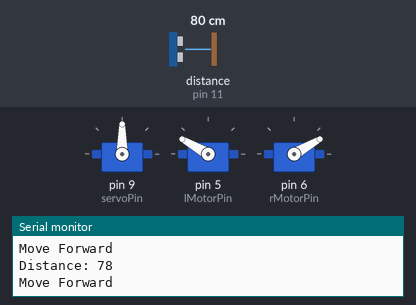
The sketch below on a simulated Arduino Uno, built with avr-gcc and run on an emulated ATmega328P. Parts: 3 × servo, the last lines printed to the serial monitor. Wiring (inferred from the names in the program): ultrasonic range finder: trigger pin 12; echo pin 11. The test bench sets the inputs (shaded band); at power-on: distance to the obstacle (sensor on pin 11) 80 cm. The echo pulse lasts 58.3 µs per cm; WiFi joins after 1.5 s; servers stay silent unless stated.

Above: at 3.0 s.
3.1 s: distance to the obstacle (sensor on pin 11) set to 29 cm
6.1 s: distance to the obstacle (sensor on pin 11) set to 24 cm
At 7.0 s:
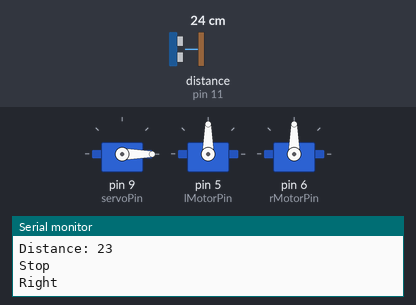
9.1 s: distance to the obstacle (sensor on pin 11) set to 35 cm
At 10.2 s:
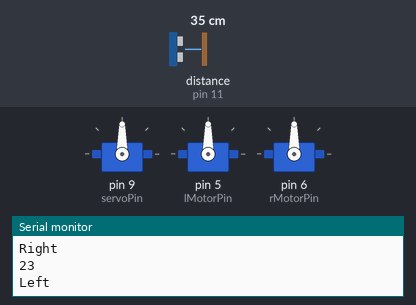
18.1 s: distance to the obstacle (sensor on pin 11) set to 2 cm
At 23.1 s:
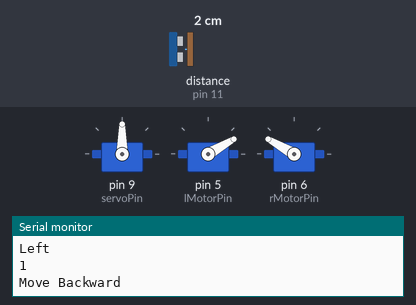
Timing chart, 0 to 29.1 s (numbered marks = the images above; inputs shaded):
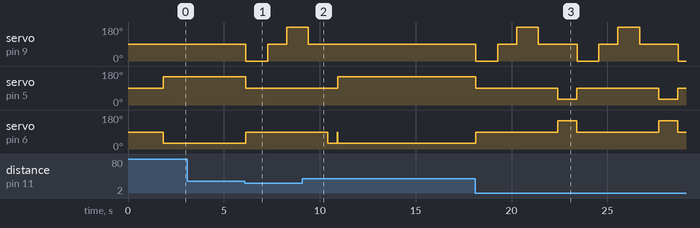

The sketch:

main.ino
```cpp
#include <Servo.h>
#include "SR04.h"

#include <ESP8266_Lib.h>
#include <BlynkSimpleShieldEsp8266.h>
#include <SoftwareSerial.h>

Servo servo;
Servo l_motor;
Servo r_motor;

// These values can be changed if needed:
int turnDelay = 500; // How long the car will turn. Exact value needs to be calculated once the design for wheels is finalized.
int reverseDelay = 1000; // How long the car will reverse each time. Change if needed.
int collision = 25; // Collision distance. Change if car needs to stop earlier/later.

int pos = 90; // Servo position.
int r_speed = 90; // Right motor speed.
int l_speed = 90; // Left motor speed.

int distance = 100;
int dir = 1;
int stuck = 0;
int rc = 0;

//Blynk Authorization Token
char auth[] = "XbCSkVzfzfNctejvsA_u0yJoarWFOFfn";

// WiFi credentials.
// Set password to "" for open networks.
char ssid[] = "HONOR 20";
char pass[] = "12345678";

// Your ESP8266 baud rate:
#define ESP8266_BAUD 9600
#define BLYNK_PRINT Serial

// Pin numbers:
int servoPin = 9;  // PIN: Servo
int echoPin = 11;  // PIN: US-Sensor Echo
int trigPin = 12;  // PIN: US-Sensor Trig
int lMotorPin = 5; // PIN: Left Motor
int rMotorPin = 6; // PIN: Right Motor
int rxPin = 2;     // PIN: RX
int txPin = 3;     // PIN: TX

SR04 sr04 = SR04(echoPin, trigPin);

SoftwareSerial EspSerial(rxPin, txPin);

ESP8266 wifi(&EspSerial);

void setup() {
  servo.attach(servoPin);
  l_motor.attach(lMotorPin);
  r_motor.attach(rMotorPin);
  servo.write(pos);
  l_motor.write(l_speed);
  r_motor.write(r_speed);
  Serial.begin(9600);

  EspSerial.begin(9600);
  delay(10);

  Blynk.begin(auth, wifi, ssid, pass);

  Serial.println("Started");
}

void loop() {
  //delay(100); // TODO: This might not be needed. Useful when debugging.

  Blynk.run();

  distance = sr04.Distance();
  Serial.print("Distance: ");
  Serial.println(distance);
  if (rc == 0) {  // Check is the car being controlled remotely
    if (distance <= collision || stuck == 1) { // Check if there are obstacles too close or if the car is stuck.
      moveStop();
      dir = scanDirections();
      if (dir == -1) {
        stuck = 0;
        turnLeft();
      } else if (dir == 1) {
        stuck = 0;
        turnRight();
      } else if (dir == 0) { // If stuck, reverse.
        stuck = 1;
        moveBackward();
      }
    } else {
      moveForward();
    }
  }
}

int scanDirections() {
  int right = scanRight();
  Serial.println(right);
  int left  = scanLeft();
  Serial.println(left);

  if (right>left && right>collision) {
    return 1;
  } else if (right<left && left>collision){
    return -1;
  } else {
    return 0;
  }
}

int scanRight() {
  Serial.println("Right");
  pos = pos-90;
  servo.write(pos);
  delay(1000);
  int dist_r = sr04.Distance();
  delay(100);
  pos = pos+90;
  servo.write(pos);
  delay(1000);
  return dist_r;
}

int scanLeft() {
  Serial.println("Left");
  pos = pos+90;
  servo.write(pos);
  delay(1000);
  int dist_l = sr04.Distance();
  delay(100);
  pos = pos-90;
  servo.write(pos);
  delay(1000);
  return dist_l;
}

void moveCar() {
  l_motor.write(l_speed);
  r_motor.write(r_speed);
}

void moveForward() {
  Serial.println("Move Forward");
  l_speed = 150;
  r_speed = 30;
  moveCar();
}

void moveBackward() {
  Serial.println("Move Backward");
  l_speed = 30;
  r_speed = 150;
  moveCar();
  delay(reverseDelay); // Adjusts the distance the car will reverse.
  moveStop();
}

void moveStop() {
  Serial.println("Stop");
  l_speed = 90;
  r_speed = 90;
  moveCar();
}

void turnRight() {
  Serial.println("Turn Right");
  l_speed = 150;
  r_speed = 90;
  moveCar();
  delay(turnDelay);
  moveStop();
}

void turnLeft() {
  Serial.println("Turn Left");
  l_speed = 90;
  r_speed = 30;
  moveCar();
  delay(turnDelay);
  moveStop();
}

// Here starts the remote controlling code

BLYNK_WRITE(V0) { // Switch remote control
 if (param.asInt() == 1) {
    rc = 1;
    Serial.println("Remote control on");
  }else{
    rc = 0;
    Serial.println("Remote control off");
  }
}

BLYNK_WRITE(V1) { // Drive forward
 if (param.asInt() == 1) {
    l_speed = 150;
    r_speed = 30;
    Serial.println("Button pressed");
  }else{
    Serial.println("Button not pressed");
    moveStop();
  }
}

BLYNK_WRITE(V2) { // Turn right
 if (param.asInt() == 1) {
    l_speed = 150;
    r_speed = 90;
    Serial.println("Button pressed");
  }else{
    moveStop();
    Serial.println("Button not pressed");
  }
}

BLYNK_WRITE(V3) { // Drive backward
 if (param.asInt() == 1) {
    l_speed = 30;
    r_speed = 150;
    Serial.println("Button pressed");
  }else{
    moveStop();
    Serial.println("Button not pressed");
  }
}

BLYNK_WRITE(V4) { // Turn left
 if (param.asInt() == 1) {
    l_speed = 90;
    r_speed = 30;
    Serial.println("Button pressed");
  }else{
    moveStop();
    Serial.println("Button not pressed");
  }
}
```

Measured:
- the behaviour switches between 27 and 26 cm on distance to the obstacle (sensor on pin 11) (found by bisection; images 0 and 1)
- after the input at 6.1 s, servo on pin 9 (servoPin): 90° → 0° after 0.05 s, → 90° 1.1 s later, → 180° 1.0 s later; servo on pin 5 (lMotorPin): 150° → 90° after 0.05 s; servo on pin 6 (rMotorPin): 30° → 90° after 0.05 s
- after the input at 9.1 s, servo on pin 9 (servoPin): goes on until 9.4 s, then stays 90°
- after the input at 18.1 s, servo on pin 9 (servoPin): 90° → 0° after 0.05 s, → 90° 1.1 s later, → 180° 1.0 s later, → 90° 1.1 s later, … (9 changes in this stretch); servo on pin 5 (lMotorPin): alternates 90° for 4.3 s and 30° for 1.0 s, starting after 0.05 s; servo on pin 6 (rMotorPin): alternates 150° for 1.0 s and 90° for 4.3 s, starting after 0.05 s
